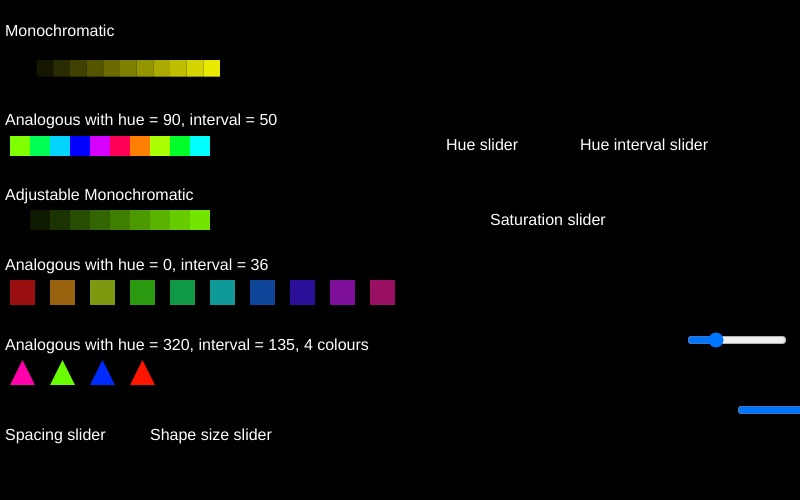
Frame 1 (no input)
Frame 60 (no input): identical to frame 1, image omitted
Frame 120 (the mouse pressed at the canvas centre since frame 60): identical to frame 1, image omitted

The p5.js sketch that drew this single still picture (run headless with seeded random() and noise() and a simulated clock; from frame 60 on, the mouse is pressed at the canvas centre):

// p5.js sketch
// ── sketch.js
/// Generating computational palettes.
/// Created by Hamidou Wane > 2024
/// Adapted from Evan Raskob <e.raskob@gold.ac.uk> 2023

/// - Demonstrating using knowledge of colors, arrays, functions and loops to create palettes.
/// - Use this as a template for your assignment.


/// _____________ Code guide__________________________: 

/// Different palettes are implemented in separate functions
/// so you can choose which to run in your main draw() loop.
/// Each one takes in a start x and y coordinate and the size
/// of the palette to draw on the screen, so you can draw 
/// multiple palettes at the same time in different areas.

/// Look for lines that start with '// TASK #'. Compare it 
/// the brief to understand instructions for the task.

/// Look for lines that start with '// FINISH THIS' and type code there
/// ________________________________________________________________


/// ________ SPACE FOR DISCRETIONARY WORK ________ ///
/// Please clearly mention which two problems you have solved for discretionary work.

/// 1. Creating differently shaped patterns by copying the drawPaletteRectPattern() function and renaming it drawPaletteShapePattern().

/// 2. Developing more interactivity using sliders (Shape size & saturation)
/// ________________________________________________________________



//--------------------------------------------------------------
//--------------------------------------------------------------
/// Global variables

// Example palette variable
var monochromaticPalette;
  
// My palette variables
var firstPalette;
var secondMonochromaticPalette;
var dimmedColourPalette;
var trianglePalette;

// Slider variables
var spacingSlider;
var hueSlider;
var shapeSizeSlider;
var intervalSlider;
var saturationSlider;



/// _______Functions start ________ ///

// A monochromatic color scheme. That means it is all the same colour (hue),
// with different shades represented by using fixed intervals of brightness.
// Note that the saturation stays the same throughout.

/**
 * @param {Number} hue Hue angle for this color range, from 0-359
 * @param {Number} sat how "colorful" or gray this color is, from 0-100 
 * @param {Number} numberOfColors number of colors in this palette
 * @returns {Array} An array of colour values
 */
function createMonochromaticPalette(hue, sat, numberOfColors)
{
  var palette = []; // empty array to fill with colours and return at end
  var maxBrightness = 100; // max brightness value for a colour

  colorMode(HSB); // correct color mode for color() function

  // for all shades of this colour, calculate colour values and add to array
  for (var colorIndex=0; colorIndex < numberOfColors; colorIndex++)
  {
    var currentBrightness = maxBrightness * colorIndex/numberOfColors;
    var currentColor = color(hue, sat, currentBrightness);
    
    palette.push(currentColor);
  }

  // return array of colours
  return palette;
}


///---------------------------------------------------------
/// TASK 3 : Finish this function! See below:
///---------------------------------------------------------

// Analogous colors: This is a polychromatic color scheme using
// fixed intervals of changing hue angles to generate a palette
// of multiple hues (colors) that are close to one another.
//
// In other words, to create a palette of 6 colours, start with
// a hue angle (say 0) and increase it by a fixed amount (say
// 30 degrees) 6 times to create 6 different color swatches of
// hues 0, 30, 60, 90, 120, 150. Brightness and saturation stay the same.


/**
The createAnalogousPalette() takes following 5 arguments and returns an array of color values.
 * @param {Number} hue. Hue angle for this color range, from 0-359
 * @param {Number} sat. How "colorful" or gray this color is, from 0-100 
 * @param {Number} bright. Brightness of colours, from 0-255
 * @param {Number} hueInterval. Interval between hue values for each colour (hue is 0-360 total) 
 * @param {Number} numberOfColors. Number of colors in this palette
 * @returns {Array} An array of colour values
 */

// FINISH THE FUNCTION DEFINITION: 
function createAnalogousPalette(hue, sat, bright, hueInterval, numberOfColors)
 {
  var palette = []; // empty array to fill with colours and return at end

  colorMode(HSB); // correct color mode for color() function
     

     for (var colorIndex=0; colorIndex < numberOfColors; colorIndex++)
     {

      // 2. FINISH THIS: Calculate the current hue at this point in the loop.
      var currentHue = hue + hueInterval * colorIndex;// Fix this! It's not 0.

      // print(currentHue) Print and check that hue value is as expected
  
      // 3. FINISH THIS: calculate current colour
      var currentColor = color(currentHue % 360, sat, bright); 

      // 4. FINISH THIS: add the colour to the palette array 
      // your code goes here...
      palette.push(currentColor);
     }
  

     // 5. FINISH THIS: return the array with palette colors
     // ...
     return palette;
}

//--------------------------------------------------------------
//--------------------------------------------------------------
// TASK 2 : Finish the draw function! See below:
//--------------------------------------------------------------


/**
* Draw any array of colours as rectangles on the screen, i.e. a palette.
*
* @param {Array} palette. Array of colour values to draw
* @param {Number} startX. Start x coordinate for palette
* @param {Number} startY. Start y coordinate for palette
* @param {Number} size. Size of the entire palette to draw on the screen in pixels
* @returns {None} 
*/

// 1. FINISH THE FUNCTION DEFINITION: 
function drawPalette(palette, startX, startY, size)
{
    // 2. FINISH THIS: Find the correct number colors in the palette. 
    var numberOfColors = palette; // Hint: Use array!

    // size of each of the palette's color swatches in pixels
    var swatchSize = size/numberOfColors.length; 

    push(); // save drawing state
    translate(startX,startY); // move to start x,y position

  for (var colorIndex = 0; colorIndex < numberOfColors.length; colorIndex++)
  {
      noStroke();
      rectMode(CORNER);

      // 3. FINISH THIS: Choose the right palette color for the fill function.
      fill(numberOfColors[colorIndex], 100, 100);
      // 4. FINISH THIS: Create the rectangle. 
      // Read code above carefully and choose the right width and breadth variables for the rectangle. 
      // Always create the rectangle at same (x,y) points as the screen will be translated.
      rect(startX, startY, swatchSize);
      
      // move drawing cursor to next position for next loop
      translate(swatchSize,0);
  }
    pop(); // return to original drawing state
}

//----------------------

// TASK 5: FINISH THIS: complete the drawPaletteRectPattern() function below to draw a row of rectangular
//  colour swatches with some space between them:
//--------------------------------------------------------------

/**
* Draw a pattern (row) of colourful boxes, with spacing between them using array of colours, 
*   e.g. a palette.
*
* @param {Array} palette. Array of colour values to draw
* @param {Number} startX. Start x coordinate for palette
* @param {Number} startY. Start y coordinate for palette
* @param {Number} rectSize. Size of each rectangular colour area to draw, in pixels
* @param {Number} rectSpacing. Spacing between rectangular colour areas
*/

// 1. FINISH THE FUNCTION DEFINITION: 
function drawPaletteRectPattern(palette, startX, startY, rectSize, rectSpacing)
{
    // 2. CORRECT THIS: Find the correct total number colors in the palette. 
    var numberOfColors = palette; // Hint: Use array!

    // size of each of the palette's color swatches in pixels
    var swatchSize = rectSize; 

    push(); // save drawing state
    translate(startX,startY); // move to start x,y position

  for (var colorIndex=0; colorIndex < numberOfColors.length; colorIndex++)
  {
      noStroke();
      rectMode(CORNER); // draw based on top corner

      // 3. FINISH THIS: Choose the right palette color for the fill function.
      fill(numberOfColors[colorIndex], 100, 100, 0.2);
      // 4. FINISH THIS: Create the rectangle. 
      // Read code above carefully and choose the right width and breadth variables for the rectangle. 
      // Always create the rectangle at same (x,y) points as the screen will be translated.
      rect(startX, startY, rectSize);
      

      // 5. FINISH THIS: move drawing cursor to next swatch's position for next loop.
      // Take into account the size of this swatch and spacing between.
      // (see function above)
      translate(swatchSize + rectSpacing, 0); 
  }
    pop(); // return to original drawing state
}

function drawPaletteShapePattern(palette, startX, startY, triangleSize, triangleSpacing)
{
    
    // 2. CORRECT THIS: Find the correct total number colors in the palette. 
    var numberOfColors = palette; // Hint: Use array!

    // size of each of the palette's color swatches in pixels
    var swatchSize = triangleSize; 

    push(); // save drawing state
    translate(startX,startY); // move to start x,y position

    for (var colorIndex=0; colorIndex < numberOfColors.length; colorIndex++)
  {

      // 3. FINISH THIS: Choose the right palette color for the fill function.
      fill(numberOfColors[colorIndex], 100, 100);
      // 4. FINISH THIS: Create the rectangle. 
      // Read code above carefully and choose the right width and breadth variables for the rectangle. 
      // Always create the rectangle at same (x,y) points as the screen will be translated.
      triangle(startX + swatchSize/2, startY, startX, startY + swatchSize, startX + swatchSize, startY + swatchSize);
      

      // 5. FINISH THIS: move drawing cursor to next swatch's position for next loop.
      // Take into account the size of this swatch and spacing between.
      // (see function above)
      translate(swatchSize + triangleSpacing, 0); 
  }
    pop(); // return to original drawing state
}




///-------------------------------------------
///----------SETUP----------------------------
///-------------------------------------------

function setup() {

    /// You can change the size of your drawing canvas if needed!
    createCanvas(800, 500);
  
    // We can use HSB mode as follows 
    // from (https://p5js.org/reference/#/p5/colorMode):
    // Setting colorMode(HSB) lets you use the HSB system instead.
    // By default, this is colorMode(HSB, 360, 100, 100, 1). 
    // You can also use HSL instead of HSB.

    colorMode(HSB);

    var hue = 60;
    var sat = 100;
    var bright = 50;
    var hueInterval = 15;
    var numberOfColors = 12;
    var sliderSize = 100;
    
    // Hue slider creation
    hueSlider = createSlider(0, 360 , 90);
    hueSlider.position(685, 330);
    hueSlider.size(sliderSize);
    
    // Interval slider creation
    intervalSlider = createSlider(5, 100, 50);
    intervalSlider.position(810, 330);
    intervalSlider.size(sliderSize);

    // Spacing Slider creation
    spacingSlider = createSlider(0, 40, 15);
    spacingSlider.position(245, 620);
    spacingSlider.size(sliderSize);
    
    // Saturation slider
    saturationSlider = createSlider(20, 100, 100);
    saturationSlider.position(735, 400);
    saturationSlider.size(sliderSize);
    
    // Shape size slider creation
    shapeSizeSlider = createSlider(10, 40, 25);
    shapeSizeSlider.position(380, 620);
    shapeSizeSlider.size(sliderSize);
    
    // Example palette
    monochromaticPalette = createMonochromaticPalette(hue, sat,numberOfColors);
    
    
}

/// draw the palettes.

function draw() {

    background(0);
    noStroke();
    
    // Palette colour variables
    firstPalette = createAnalogousPalette(hueSlider.value(), saturationSlider.value(), 100, intervalSlider.value(), 10);
    secondMonochromaticPalette = createMonochromaticPalette(hueSlider.value(), saturationSlider.value(), 10);
    dimmedColourPalette = createAnalogousPalette(0, 90, 60, 36, 10);
    trianglePalette = createAnalogousPalette(320, 100, 100, 135, 4);

    // Example palette
    fill(180); // gray
    textSize(16);
    text("Monochromatic", 5, 48-12); // an explanation, with a name for it
    drawPalette(monochromaticPalette, 10, 30, 200);
    
    // First analogous palette
    text("Analogous with hue = " + hueSlider.value() + ", interval = " + intervalSlider.value(), 5, 125);
    drawPalette(firstPalette, 5, 68, 200);
    
    // Monochromatic palette (3rd down)
    text("Adjustable Monochromatic", 5, 200);
    drawPalette(secondMonochromaticPalette, 5, 105, 200);
    
    // Adjustable squares palette
    text("Analogous with hue = 0, interval = 36", 5, 270);
    drawPaletteRectPattern(dimmedColourPalette, 5, 140, shapeSizeSlider.value(), spacingSlider.value()); 
    
    // Triangle palette
    text("Analogous with hue = 320, interval = 135, 4 colours", 5, 350);
    drawPaletteShapePattern(trianglePalette, 5, 180, shapeSizeSlider.value(), spacingSlider.value());
    
    // Slider titles
    text("Spacing slider", 5, 440);
    text("Hue slider", 446, 150);
    text("Shape size slider", 150, 440);
    text("Hue interval slider", 580, 150);
    text("Saturation slider", 490, 225);
 
   
    ///---------------------------------------------------------
    /// TASK 7 : Choose any two of the following control features 
    /// (e.g., hue, number of colors, intervals, spacing of rectangles) 
    /// and use slider values to change parameters in Palette creation 
    /// functions or palette drawing function. 
    /// Make appropriate changes to the variables above.
    /// NOTE: RECOMMEND TO TRY THIS AT THE END AFTER ALL THE CODE 
    /// IS COMPLETE AND WORKING. 
    ///---------------------------------------------------------
 
    
  
}
